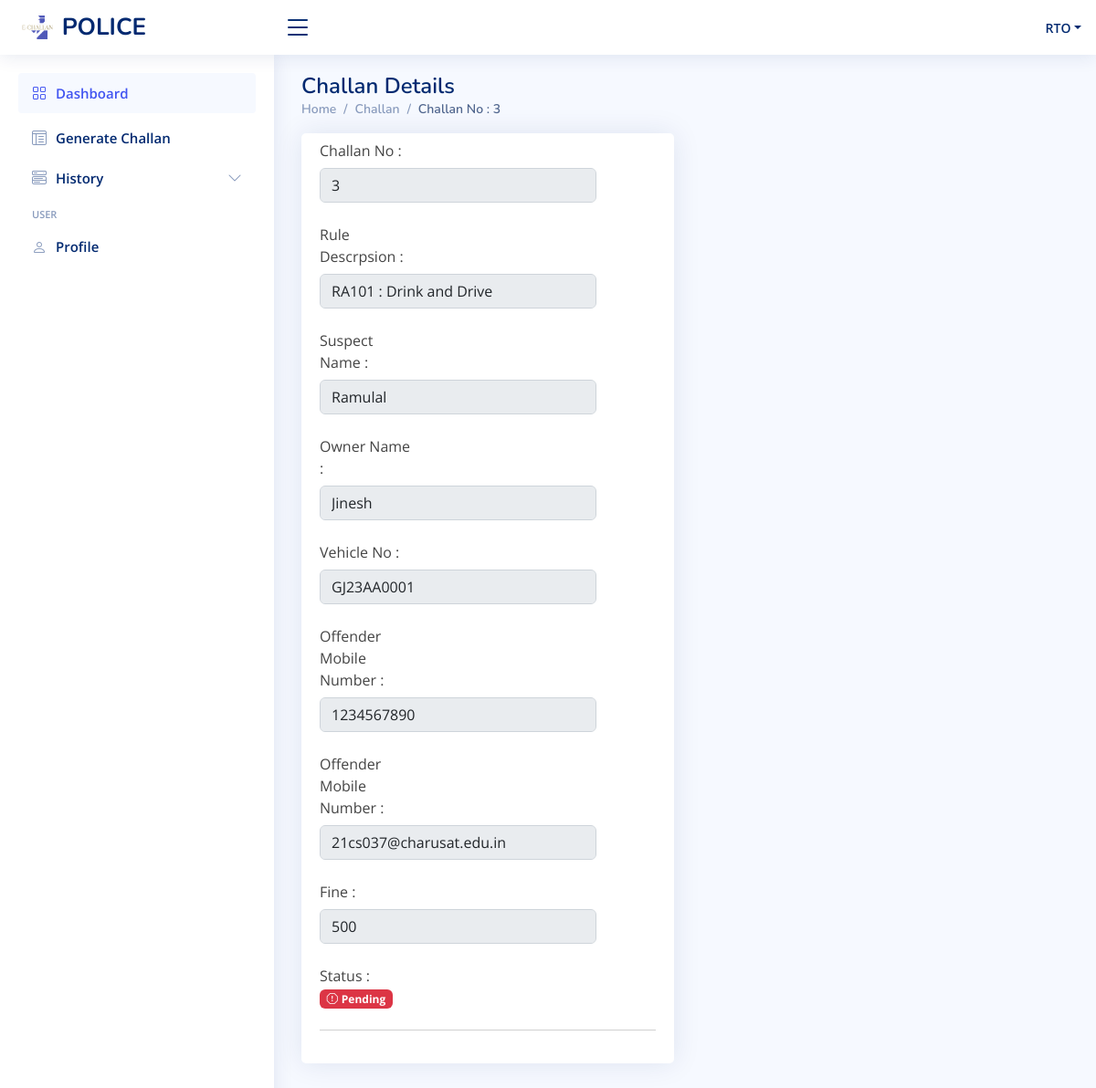
The app's page /police/policedashboard/history/pending/pchallan/3 (signed in) with its own data.
### rto/models.py (models this page shows, shortened)
class Challan(models.Model):
    challan_no=models.AutoField(primary_key = True)
    cpolice=models.CharField(max_length=50,default=None)
    suspect_name=models.CharField(max_length=50,default=None)
    owner_name=models.CharField(max_length=50,default=None)
    offence_date=models.DateField(default=None)
    offence_time=models.TimeField(default=None)
    vehicle_no=models.CharField(max_length=50,default=None)
    offender_mobile_no=models.IntegerField(default=None,null=True)
    offender_email_id=models.CharField(max_length=50,default=None,null=True)
    fine=models.IntegerField(default=None)
    rule_code=models.CharField(max_length=50,default=None)
    evidence=models.ImageField( height_field=None, width_field=None,max_length=100, blank=True)
    status=models.CharField(max_length=15,default='Pending')

class Rules(models.Model):
    rule_id=models.AutoField(primary_key= True)
    rule_code=models.CharField(max_length=50)
    rule_desc=models.CharField(max_length=100,blank=True)
    rule_sect = models.CharField(max_length=50,null=True)
    rule_pen=models.CharField(max_length=100,null=True)

### police/views.py (the view)
# urls.py: path('policedashboard/history/pending/pchallan/<int:cno>', views.pchallan,name="pendinglist"),
def pchallan(request,cno):
    if authcheck(request):
        c=Challan.objects.get(challan_no=cno)
        r_code=c.rule_code
        r=Rules.objects.get(rule_code=r_code)
        v_no=c.vehicle_no
        v=Vehicle.objects.get(vehicle_no=v_no)
        context = {
            'user': user(request),
            'c':c,
            'r':r,
            'v':v
        }
        return render(request, 'pchallan.html', context)
    else:
        return log_police()

### police/views.py (called while the page is built)
def authcheck(request):
    if request.session.get('login') == False or request.session.get('username') == None:
            return False
    else :
        return True

def user(request):
    user_info={
        'username':request.session.get('username')
    }
    return user_info

### police/templates/pchallan.html (shortened to what this page needs)
{% extends 'base1.html' %}
{% block body1 %}
<main id="main" class="main">
    <div class="pagetitle">
      <h1>Challan Details</h1>
      <nav>
        <ol class="breadcrumb">
          <li class="breadcrumb-item"><a href="../">Home</a></li>
          <li class="breadcrumb-item">Challan</li>
          <li class="breadcrumb-item active">Challan No : {{c.challan_no}}</li>
        </ol>
      </nav>
    </div>
    <section class="section">
      <div class="row">
        <div class="col-lg-6">
          <div class="card">
            <div class="card-body">
              <form method="" action="">
                <div class="row mb-3">
                    <label for="inputText" class="col-sm-4 col-form-label">Challan No :</label>
                    <div class="col-sm-10">
                      <input type="text" class="form-control" name="v_no"  value="{{c.challan_no}}" disabled>
                    </div>
                </div>
                <div class="row mb-3">
                    <label for="inputText" class="col-sm-4 col-form-label">Rule Descrpsion :</label>
                    <div class="col-sm-10">
                      <input type="text" class="form-control" name="v_no"  value="{{r.rule_code}} : {{r.rule_desc}}" disabled>
                    </div>
                </div>
                <div class="row mb-3">
                    <label for="inputText" class="col-sm-4 col-form-label">Suspect Name :</label>
                    <div class="col-sm-10">
                      <input type="text" class="form-control" name="v_no"  value="{{c.suspect_name}}" disabled>
                    </div>
                </div>
                <div class="row mb-3">
                    <label for="inputText" class="col-sm-4 col-form-label">Owner Name :</label>
                    <div class="col-sm-10">
                      <input type="text" class="form-control" name="v_no"  value="{{c.owner_name}}" disabled>
                    </div>
                </div>
                <div class="row mb-3">
                    <label for="inputText" class="col-sm-4 col-form-label">Vehicle No :</label>
                    <div class="col-sm-10">
                      <input type="text" class="form-control" name="v_no"  value="{{c.vehicle_no}}" disabled>
                    </div>
                </div>
                <div class="row mb-3">
                    <label for="inputText" class="col-sm-4 col-form-label">Offender Mobile Number :</label>
                    <div class="col-sm-10">
                      <input type="text" class="form-control" name="v_no"  value="{{c.offender_mobile_no}}" disabled>
                    </div>
                </div>
                <div class="row mb-3">
                    <label for="inputText" class="col-sm-4 col-form-label">Offender Mobile Number :</label>
                    <div class="col-sm-10">
                      <input type="text" class="form-control" name="v_no"  value="{{c.offender_email_id}}" disabled>
                    </div>
                </div>
                <div class="row mb-3">
                    <label for="inputText" class="col-sm-4 col-form-label">Fine :</label>
                    <div class="col-sm-10">
                      <input type="text" class="form-control" name="v_no"  value="{{c.fine}}" disabled>
                    </div>
                </div>
                <div class="row mb-3">
                    <label for="inputText" class="col-sm-4 col-form-label">Status  :
                    {% if c.status == "Pending" %}
                    <span class="badge bg-danger"><i class="bi bi-exclamation-octagon me-1"></i>{{c.status}}</span>
                    {% endif %}
                  </label>
                </div>
                <hr/>
              </form>
            </div>
          </div>
        </div>
      </div>
    </section>
  </main>
{% endblock body1 %}

### rto/static/assets/css/style.css (style rules this page uses)
:root { scroll-behavior: smooth; }
body { font-family: "Open Sans", sans-serif; background: #f6f9ff; color: #444444; }
a { color: #4154f1; text-decoration: none; }
h1, h2, h3, h4, h5, h6 { font-family: "Nunito", sans-serif; }
#main { margin-top: 60px; padding: 20px 30px; transition: all 0.3s; }
.pagetitle { margin-bottom: 10px; }
.pagetitle h1 { font-size: 24px; margin-bottom: 0; font-weight: 600; color: #012970; }
.card { margin-bottom: 30px; border: none; border-radius: 5px; box-shadow: 0px 0 30px rgba(1, 41, 112, 0.1); }
.card-body { padding: 0 20px 20px 20px; }
.breadcrumb { font-size: 14px; font-family: "Nunito", sans-serif; color: #899bbd; font-weight: 600; }
.breadcrumb a { color: #899bbd; transition: 0.3s; }
.breadcrumb .breadcrumb-item::before { color: #899bbd; }
.breadcrumb .active { color: #51678f; font-weight: 600; }
@media (min-width: 1200px) { #main, #footer { margin-left: 300px; } }

### records on screen
Challan: challan_no "3", v_no "3", v_no "Ramulal", v_no "Jinesh", v_no "GJ23AA0001", v_no "1234567890", v_no "21cs037@charusat.edu.in", v_no "500", status "Pending"
Rules: v_no "RA101 : Drink and Drive"

### other values on screen
{{ user.username }} "RTO"
